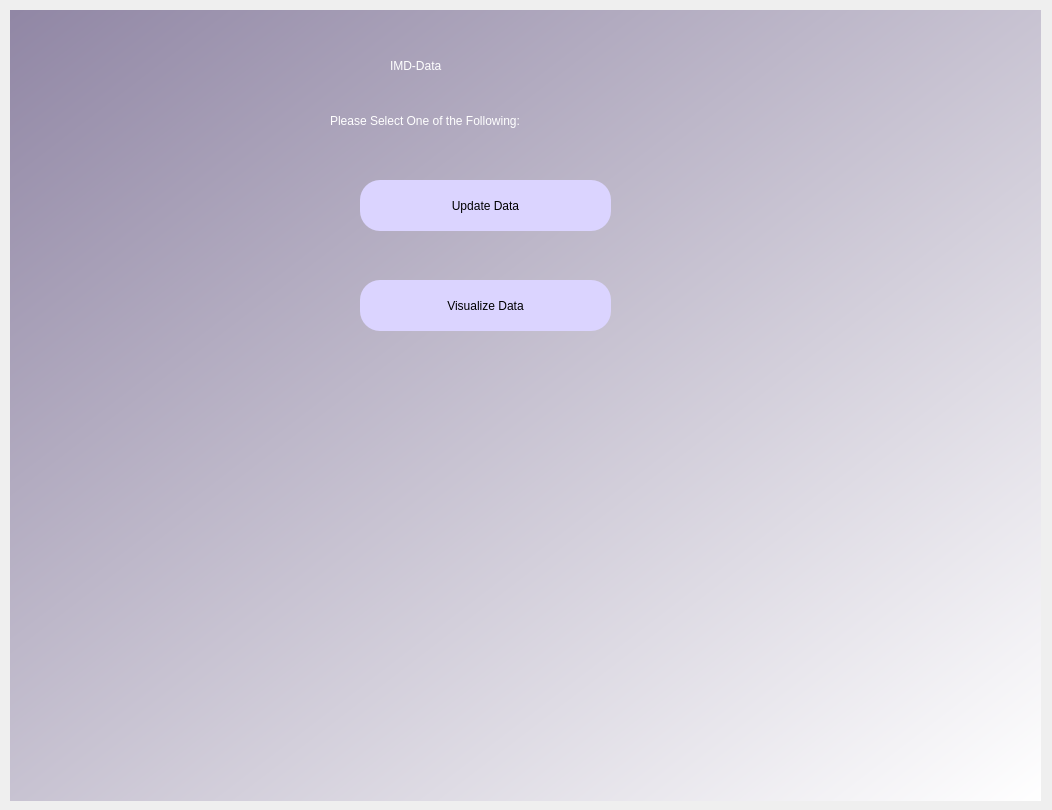
<?xml version="1.0" encoding="UTF-8"?>
<ui version="4.0">
 <class>Dialog</class>
 <widget class="QDialog" name="Dialog">
  <property name="geometry">
   <rect>
    <x>0</x>
    <y>0</y>
    <width>1052</width>
    <height>810</height>
   </rect>
  </property>
  <property name="windowTitle">
   <string>Dialog</string>
  </property>
  <widget class="QWidget" name="main_screen" native="true">
   <property name="geometry">
    <rect>
     <x>10</x>
     <y>10</y>
     <width>1031</width>
     <height>791</height>
    </rect>
   </property>
   <property name="styleSheet">
    <string notr="true">QWidget#main_screen{
	font: 16pt &quot;MS Shell Dlg 2&quot;;
background-color:qlineargradient(spread:pad, x1:0, y1:0.00545455, x2:1, y2:1, stop:0 rgba(145, 135, 165, 255), stop:1 rgba(255, 255, 255, 255))}</string>
   </property>
   <widget class="QLabel" name="welcome">
    <property name="geometry">
     <rect>
      <x>380</x>
      <y>30</y>
      <width>251</width>
      <height>51</height>
     </rect>
    </property>
    <property name="styleSheet">
     <string notr="true">font: 36pt &quot;MS Shell Dlg 2&quot;;color: White;</string>
    </property>
    <property name="text">
     <string>IMD-Data</string>
    </property>
   </widget>
   <widget class="QLabel" name="label">
    <property name="geometry">
     <rect>
      <x>320</x>
      <y>90</y>
      <width>351</width>
      <height>41</height>
     </rect>
    </property>
    <property name="styleSheet">
     <string notr="true">font: 16pt &quot;MS Shell Dlg 2&quot;;color: white;</string>
    </property>
    <property name="text">
     <string>Please Select One of the Following:</string>
    </property>
   </widget>
   <widget class="QPushButton" name="upD">
    <property name="geometry">
     <rect>
      <x>350</x>
      <y>170</y>
      <width>251</width>
      <height>51</height>
     </rect>
    </property>
    <property name="styleSheet">
     <string notr="true">border-radius:20px;
background-color: rgb(219, 212, 255);
font: 12pt &quot;MS Shell Dlg 2&quot;;</string>
    </property>
    <property name="text">
     <string>Update Data</string>
    </property>
   </widget>
   <widget class="QPushButton" name="viz_main">
    <property name="geometry">
     <rect>
      <x>350</x>
      <y>270</y>
      <width>251</width>
      <height>51</height>
     </rect>
    </property>
    <property name="styleSheet">
     <string notr="true">border-radius:20px;
background-color: rgb(219, 212, 255);
font: 12pt &quot;MS Shell Dlg 2&quot;;</string>
    </property>
    <property name="text">
     <string>Visualize Data</string>
    </property>
   </widget>
  </widget>
 </widget>
 <resources/>
 <connections/>
</ui>
